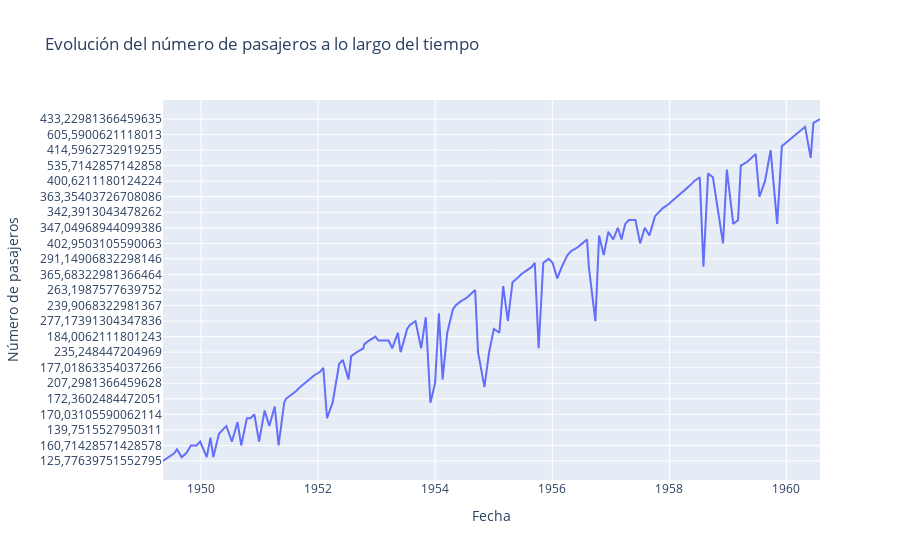

Notebook code cell kept with this figure:
### Markdown cell above
6. **Plot the evolution of the measured variable over time.**  
   Use Plotly. Add title, labels, and explain whether a trend can be visually detected.

### Code cell
# Crear el gráfico de la evolución de los pasajeros a lo largo del tiempo
fig = px.line(df, x="Time", y="Passengers", title="Evolución del número de pasajeros a lo largo del tiempo",
              labels={"Time": "Fecha", "Passengers": "Número de pasajeros"})

# Mostrar el gráfico
fig.show()

### Figure 1 — Plotly figure (JSON) as saved in the notebook; plotly's stock layout.template omitted (floating-point values rounded to 4 significant figures; data arrays with more than 128 entries replaced by an {"elided": "..."} marker saying what was removed)
{"data": [{"hovertemplate": "Fecha=%{x}<br>Número de pasajeros=%{y}<extra></extra>", "legendgroup": "", "line": {"color": "#636efa", "dash": "solid"}, "marker": {"symbol": "circle"}, "mode": "lines", "name": "", "orientation": "v", "showlegend": false, "type": "scatter", "x": {"elided": "144 str values"}, "xaxis": "x", "y": {"elided": "144 str values"}, "yaxis": "y"}], "layout": {"legend": {"tracegroupgap": 0}, "title": {"text": "Evolución del número de pasajeros a lo largo del tiempo"}, "xaxis": {"anchor": "y", "domain": [0, 1], "title": {"text": "Fecha"}}, "yaxis": {"anchor": "x", "domain": [0, 1], "title": {"text": "Número de pasajeros"}}}}
